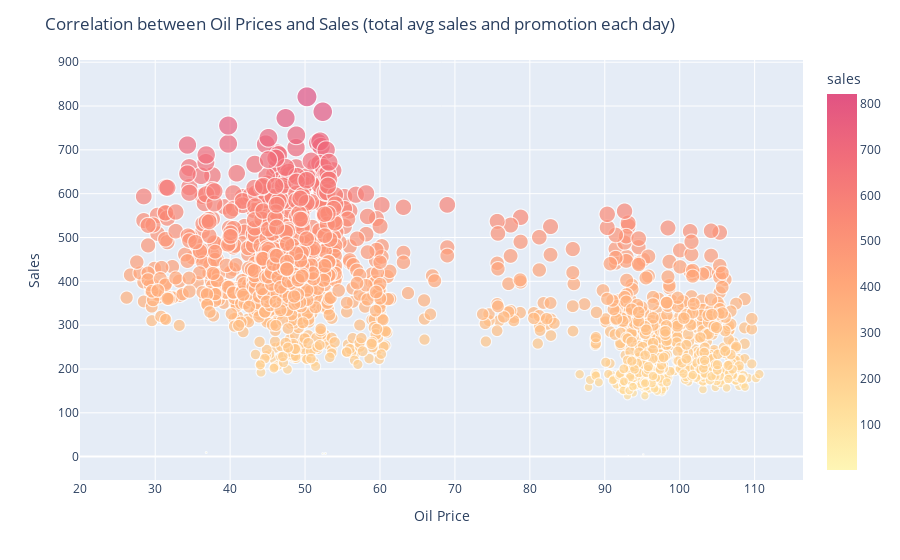

Source (notebook cell):
### Code cell
#Scatter plot to the see correlation between average unit sold and oil price each day 
sales_oil = train.groupby('date').mean()['sales']
sales_oil = sales_oil.reset_index()
sales_oil = pd.merge(sales_oil, oil, on ='date', how='left')
# we don't have all the oil prices available, we impute them 
sales_oil = sales_oil.interpolate(method='bfill', limit=20)

fig = px.scatter(sales_oil, x="dcoilwtico", y="sales", size='sales', color='sales',
                  color_continuous_scale="pinkyl")

fig.update_layout({"title": f'Correlation between Oil Prices and Sales (total avg sales and promotion each day)',
                   "xaxis": {"title":"Oil Price"},
                   "yaxis": {"title":"Sales"},
                   "showlegend": False})



fig.show()

### Figure 1 — Plotly figure (JSON) as saved in the notebook; plotly's stock layout.template omitted (floating-point values rounded to 4 significant figures; data arrays with more than 128 entries replaced by an {"elided": "..."} marker saying what was removed)
{"data": [{"hovertemplate": "dcoilwtico=%{x}<br>sales=%{marker.color}<extra></extra>", "legendgroup": "", "marker": {"color": {"elided": "1684 float values"}, "coloraxis": "coloraxis", "size": {"elided": "1684 float values"}, "sizemode": "area", "sizeref": 2.053, "symbol": "circle"}, "mode": "markers", "name": "", "showlegend": false, "type": "scattergl", "x": {"elided": "1684 float values"}, "xaxis": "x", "y": {"elided": "1684 float values"}, "yaxis": "y"}], "layout": {"coloraxis": {"colorbar": {"title": {"text": "sales"}}, "colorscale": [[0, "rgb(254, 246, 181)"], [0.1667, "rgb(255, 221, 154)"], [0.3333, "rgb(255, 194, 133)"], [0.5, "rgb(255, 166, 121)"], [0.6667, "rgb(250, 138, 118)"], [0.8333, "rgb(241, 109, 122)"], [1, "rgb(225, 83, 131)"]]}, "legend": {"itemsizing": "constant", "tracegroupgap": 0}, "margin": {"t": 60}, "showlegend": false, "title": {"text": "Correlation between Oil Prices and Sales (total avg sales and promotion each day)"}, "xaxis": {"anchor": "y", "domain": [0, 1], "title": {"text": "Oil Price"}}, "yaxis": {"anchor": "x", "domain": [0, 1], "title": {"text": "Sales"}}}}
